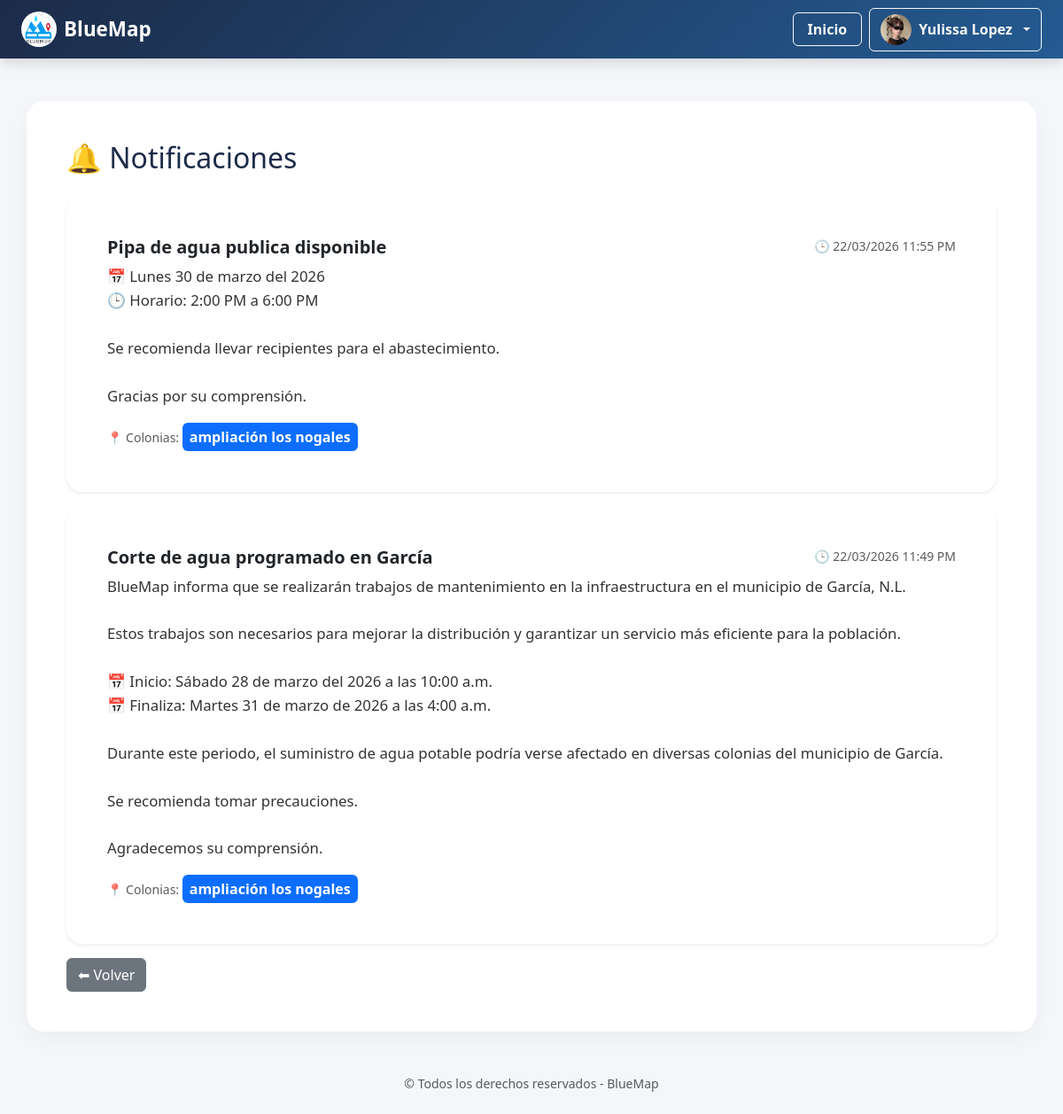
/notificaciones (signed in), run on the app's committed database.
### tables this page shows
CREATE TABLE notificaciones (
    id INTEGER PRIMARY KEY AUTOINCREMENT,
    titulo TEXT,
    mensaje TEXT,
    municipio TEXT,
    colonia TEXT,
    fecha_envio TIMESTAMP DEFAULT CURRENT_TIMESTAMP
, fecha DATETIME, lat REAL, lng REAL);

### app.py (the view)
@app.route('/notificaciones')
def ver_notificaciones():
    if 'usuario_id' not in session:
        return redirect('/login')
    municipio = session.get('municipio', '').lower()
    conn = sqlite3.connect(DB_PATH)
    conn.row_factory = sqlite3.Row
    cursor = conn.cursor()
    if session.get('rol') == 'admin':
        cursor.execute("""
            SELECT titulo, mensaje, GROUP_CONCAT(colonia) as colonias, MAX(fecha) as fecha
            FROM notificaciones
            GROUP BY titulo, mensaje
            ORDER BY fecha DESC
        """)
    else:
        cursor.execute("""
            SELECT titulo, mensaje, GROUP_CONCAT(colonia) as colonias, MAX(fecha) as fecha
            FROM notificaciones
            WHERE LOWER(municipio)=?
            GROUP BY titulo, mensaje
            ORDER BY fecha DESC
        """, (municipio,))
    notificaciones = cursor.fetchall()
    notificaciones_formateadas = []
    for n in notificaciones:
        try:
            fecha_obj = datetime.fromisoformat(n['fecha'])
        except:
            fecha_obj = datetime.strptime(n['fecha'], "%Y-%m-%d %H:%M:%S.%f")
        fecha_formateada = fecha_obj.strftime("%d/%m/%Y %I:%M %p")
        notificaciones_formateadas.append({
            'titulo': n['titulo'],
            'mensaje': n['mensaje'],
            'colonias': n['colonias'],
            'fecha': fecha_formateada
        })
    if session.get('rol') == 'admin':
        cursor.execute("""
            SELECT COUNT(DISTINCT titulo || mensaje)
            FROM notificaciones
        """)
    else:
        cursor.execute("""
            SELECT COUNT(DISTINCT titulo || mensaje)
            FROM notificaciones
            WHERE LOWER(municipio)=?
        """, (municipio,))
    total_notificaciones = cursor.fetchone()[0]
    conn.close()
    session['notificaciones_vistas'] = total_notificaciones
    return render_template(
        'notificaciones.html',
        notificaciones=notificaciones_formateadas,
        total_notificaciones=total_notificaciones
    )

### app.py (called while the page is built)
@app.context_processor
def inject_notificaciones():
    if 'usuario_id' not in session:
        return dict(nuevas_notificaciones=0)
    municipio = session.get('municipio', '').lower()
    conn = sqlite3.connect(DB_PATH)
    cursor = conn.cursor()
    cursor.execute("""
        SELECT COUNT(DISTINCT titulo || mensaje)
        FROM notificaciones
        WHERE LOWER(municipio)=?
    """, (municipio,))
    total = cursor.fetchone()[0]
    conn.close()
    vistas = session.get('notificaciones_vistas', 0)
    nuevas = total - vistas
    if nuevas < 0:
        nuevas = 0
    return dict(nuevas_notificaciones=nuevas)

### templates/notificaciones.html
{% extends "base.html" %}
{% block contenido %}
<h2 class="mb-4">🔔 Notificaciones</h2>
{% for n in notificaciones %}
<div class="card mb-3 shadow-sm">
    <div class="card-body">
        <div class="d-flex justify-content-between align-items-start mb-2">
            <h5 class="fw-bold mb-0">
                {{ n["titulo"] }}
            </h5>
            <small class="text-muted text-end">
                🕒 {{ n.fecha }}
            </small>
        </div>
        <p style="line-height:1.6;">
            {{ n["mensaje"] | safe }}
        </p>
        <p class="text-muted small mb-0">
            📍 Colonias:
            {% if n["colonias"] %}
                {% for col in n["colonias"].split(",") %}
                    <span class="badge bg-primary me-1 p-2 fs-6">{{ col }}</span>
                {% endfor %}
            {% else %}
                <span>No especificadas</span>
            {% endif %}
        </p>
    </div>
</div>
{% else %}
<div class="alert alert-info">
    No hay notificaciones disponibles.
</div>
{% endfor %}
<a href="{{ url_for('index') }}" class="btn btn-secondary">
    ⬅ Volver
</a>
{% endblock %}

### templates/base.html (shortened to what this page needs)
<!DOCTYPE html>
<html lang="es">
<head>
    <link href="https://cdn.jsdelivr.net/npm/bootstrap@5.3.0/dist/css/bootstrap.min.css" rel="stylesheet">
    <link rel="stylesheet" href="{{ url_for('static', filename='css/estilos.css') }}">
    <link rel="stylesheet" href="https://unpkg.com/leaflet/dist/leaflet.css"/>
</head>
<body>
<nav class="navbar navbar-expand-lg navbar-dark px-4">
    <a href="{{ url_for('index') }}"
       class="navbar-brand fw-bold d-flex align-items-center gap-2">
        <img src="{{ url_for('static', filename='img/logo.jpeg') }}"
             alt="Logo"
             width="40"
             height="40"
             class="rounded-circle">
        BlueMap
    </a>
    <div class="collapse navbar-collapse">
        <div class="ms-auto d-flex align-items-center gap-2">
            <a href="{{ url_for('index') }}"
               class="btn btn-outline-light fw-bold px-3">
                Inicio
            </a>
            {% if session.get('usuario_id') %}
            <div class="dropdown">
                <button class="btn btn-outline-light dropdown-toggle d-flex align-items-center gap-2"
                        data-bs-toggle="dropdown">
                    {% if session.get('usuario_imagen') %}
                        <img src="{{ url_for('static', filename='perfiles/' ~ session.get('usuario_imagen')) }}"
                             width="35"
                             height="35"
                             class="rounded-circle">
                    {% endif %}
                    <span class="fw-bold">
                        {{ session.get('usuario_nombre','Usuario') }}
                    </span>
                </button>
            </div>
            {% endif %}
        </div>
    </div>
</nav>
<div class="container my-5">
    {% block contenido %}{% endblock %}
</div>
<footer class="text-center text-muted mb-4">
    © Todos los derechos reservados - BlueMap
</footer>
</body>
</html>

### static/css/estilos.css (style rules this page uses)
body { background-color: #E8ECEF; font-family: 'Segoe UI', Tahoma, Geneva, Verdana, sans-serif; margin: 0; padding: 0; }
.navbar { background-color: #1C2B48; box-shadow: 0 4px 12px rgba(0, 0, 0, 0.08); }
.navbar-brand { font-size: 1.4rem; font-weight: 600; color: white !important; }
.container { background-color: white; padding: 45px; border-radius: 20px; box-shadow: 0 8px 25px rgba(0, 0, 0, 0.04); margin-top: 40px; }
h2 { color: #1C2B48; margin-bottom: 15px; }
p { font-size: 1.05rem; line-height: 1.6; color: #333; }
.card { border: none; border-radius: 20px; padding: 30px; box-shadow: 0 6px 20px rgba(0, 0, 0, 0.04); }
body { background-color: #f4f6f9; }
.navbar { background: linear-gradient(135deg, #1C2B48, #245b92); box-shadow: 0 4px 14px rgba(0, 0, 0, 0.15); }
.card { border-radius: 18px; transition: transform 0.15s ease, box-shadow 0.15s ease; }
footer { font-size: 14px; color: #666; }

### data on the page
notificaciones: titulo "Pipa de agua publica disponible", fecha "22/03/2026 11:55 PM", mensaje "📅 Lunes 30 de marzo del 2026 🕒 Horario: 2:00 PM a 6:00 PM Se recomienda llevar recipientes para el abastecimiento. Gracias por su comprensión.", col "ampliación los nogales"
notificaciones: titulo "Corte de agua programado en García", fecha "22/03/2026 11:49 PM", mensaje "BlueMap informa que se realizarán trabajos de mantenimiento en la infraestructura en el municipio de García, N.L. Estos trabajos son necesarios para mejorar la distribución y garantizar un servicio más eficiente para la población. 📅 Inicio: Sábado 28 de marzo del 2026 a las 10:00 a.m. 📅 Finaliza: Martes 31 de marzo de 2026 a las 4:00 a.m. Durante este periodo, el suministro de agua potable podría verse afectado en diversas colonias del municipio de García. Se recomienda tomar precauciones. Agradecemos su comprensión.", col "ampliación los nogales"

### other printed values
{{ session.get('usuario_nombre','Usuario') }} "Yulissa Lopez"
